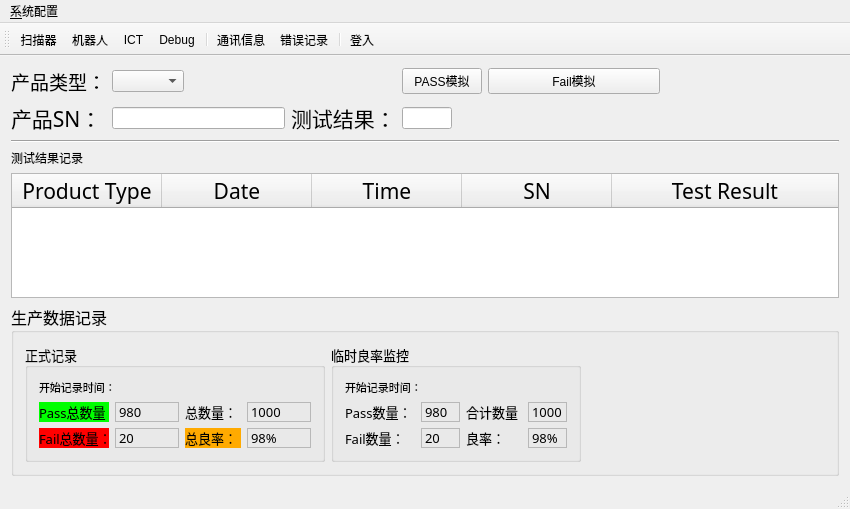
<?xml version="1.0" encoding="UTF-8"?>
<ui version="4.0">
 <class>ICT_UR10</class>
 <widget class="QMainWindow" name="ICT_UR10">
  <property name="geometry">
   <rect>
    <x>0</x>
    <y>0</y>
    <width>850</width>
    <height>509</height>
   </rect>
  </property>
  <property name="minimumSize">
   <size>
    <width>850</width>
    <height>500</height>
   </size>
  </property>
  <property name="windowTitle">
   <string>ICT_UR10</string>
  </property>
  <widget class="QWidget" name="centralWidget">
   <layout class="QGridLayout" name="gridLayout">
    <item row="2" column="0" colspan="6">
     <widget class="Line" name="line">
      <property name="orientation">
       <enum>Qt::Horizontal</enum>
      </property>
     </widget>
    </item>
    <item row="5" column="0" colspan="6">
     <widget class="QGroupBox" name="groupBox">
      <property name="font">
       <font>
        <family>新宋体</family>
        <pointsize>12</pointsize>
       </font>
      </property>
      <property name="statusTip">
       <string>生产看板</string>
      </property>
      <property name="title">
       <string>生产数据记录</string>
      </property>
      <layout class="QGridLayout" name="gridLayout_2">
       <item row="0" column="5" rowspan="2">
        <widget class="QGroupBox" name="groupBox_2">
         <property name="minimumSize">
          <size>
           <width>300</width>
           <height>0</height>
          </size>
         </property>
         <property name="font">
          <font>
           <pointsize>10</pointsize>
          </font>
         </property>
         <property name="title">
          <string>正式记录</string>
         </property>
         <layout class="QGridLayout" name="gridLayout_3">
          <item row="1" column="1">
           <widget class="QLabel" name="labelPassQty">
            <property name="maximumSize">
             <size>
              <width>70</width>
              <height>16777215</height>
             </size>
            </property>
            <property name="font">
             <font>
              <family>新宋体</family>
              <pointsize>10</pointsize>
             </font>
            </property>
            <property name="statusTip">
             <string>总测试PASS数量</string>
            </property>
            <property name="frameShape">
             <enum>QFrame::StyledPanel</enum>
            </property>
            <property name="text">
             <string>980</string>
            </property>
           </widget>
          </item>
          <item row="1" column="2">
           <widget class="QLabel" name="label">
            <property name="sizePolicy">
             <sizepolicy hsizetype="Fixed" vsizetype="Preferred">
              <horstretch>0</horstretch>
              <verstretch>0</verstretch>
             </sizepolicy>
            </property>
            <property name="minimumSize">
             <size>
              <width>56</width>
              <height>20</height>
             </size>
            </property>
            <property name="maximumSize">
             <size>
              <width>56</width>
              <height>20</height>
             </size>
            </property>
            <property name="font">
             <font>
              <family>新宋体</family>
              <pointsize>10</pointsize>
             </font>
            </property>
            <property name="text">
             <string>总数量：</string>
            </property>
           </widget>
          </item>
          <item row="1" column="3">
           <widget class="QLabel" name="labelTotalQty">
            <property name="maximumSize">
             <size>
              <width>70</width>
              <height>16777215</height>
             </size>
            </property>
            <property name="font">
             <font>
              <family>新宋体</family>
              <pointsize>10</pointsize>
             </font>
            </property>
            <property name="statusTip">
             <string>总生产数量</string>
            </property>
            <property name="frameShape">
             <enum>QFrame::StyledPanel</enum>
            </property>
            <property name="text">
             <string>1000</string>
            </property>
           </widget>
          </item>
          <item row="1" column="0">
           <widget class="QLabel" name="label_2">
            <property name="sizePolicy">
             <sizepolicy hsizetype="Fixed" vsizetype="Preferred">
              <horstretch>0</horstretch>
              <verstretch>0</verstretch>
             </sizepolicy>
            </property>
            <property name="minimumSize">
             <size>
              <width>70</width>
              <height>20</height>
             </size>
            </property>
            <property name="maximumSize">
             <size>
              <width>70</width>
              <height>20</height>
             </size>
            </property>
            <property name="font">
             <font>
              <family>新宋体</family>
              <pointsize>10</pointsize>
             </font>
            </property>
            <property name="styleSheet">
             <string notr="true">background-color: rgb(0, 255, 0);</string>
            </property>
            <property name="text">
             <string>Pass总数量：</string>
            </property>
           </widget>
          </item>
          <item row="2" column="0">
           <widget class="QLabel" name="label_3">
            <property name="sizePolicy">
             <sizepolicy hsizetype="Fixed" vsizetype="Preferred">
              <horstretch>0</horstretch>
              <verstretch>0</verstretch>
             </sizepolicy>
            </property>
            <property name="minimumSize">
             <size>
              <width>70</width>
              <height>20</height>
             </size>
            </property>
            <property name="maximumSize">
             <size>
              <width>70</width>
              <height>20</height>
             </size>
            </property>
            <property name="font">
             <font>
              <family>新宋体</family>
              <pointsize>10</pointsize>
             </font>
            </property>
            <property name="styleSheet">
             <string notr="true">background-color: rgb(255, 0, 0);</string>
            </property>
            <property name="text">
             <string>Fail总数量：</string>
            </property>
           </widget>
          </item>
          <item row="2" column="1">
           <widget class="QLabel" name="labelFailQty">
            <property name="maximumSize">
             <size>
              <width>70</width>
              <height>16777215</height>
             </size>
            </property>
            <property name="font">
             <font>
              <family>新宋体</family>
              <pointsize>10</pointsize>
             </font>
            </property>
            <property name="statusTip">
             <string>总测试FAIL数量</string>
            </property>
            <property name="frameShape">
             <enum>QFrame::StyledPanel</enum>
            </property>
            <property name="text">
             <string>20</string>
            </property>
           </widget>
          </item>
          <item row="2" column="2">
           <widget class="QLabel" name="label_4">
            <property name="sizePolicy">
             <sizepolicy hsizetype="Fixed" vsizetype="Preferred">
              <horstretch>0</horstretch>
              <verstretch>0</verstretch>
             </sizepolicy>
            </property>
            <property name="minimumSize">
             <size>
              <width>56</width>
              <height>20</height>
             </size>
            </property>
            <property name="maximumSize">
             <size>
              <width>56</width>
              <height>20</height>
             </size>
            </property>
            <property name="font">
             <font>
              <family>新宋体</family>
              <pointsize>10</pointsize>
             </font>
            </property>
            <property name="styleSheet">
             <string notr="true">background-color: rgb(255, 170, 0);</string>
            </property>
            <property name="text">
             <string>总良率：</string>
            </property>
           </widget>
          </item>
          <item row="2" column="3">
           <widget class="QLabel" name="labelYield">
            <property name="maximumSize">
             <size>
              <width>70</width>
              <height>16777215</height>
             </size>
            </property>
            <property name="font">
             <font>
              <family>新宋体</family>
              <pointsize>10</pointsize>
             </font>
            </property>
            <property name="statusTip">
             <string>良率</string>
            </property>
            <property name="frameShape">
             <enum>QFrame::StyledPanel</enum>
            </property>
            <property name="text">
             <string>98%</string>
            </property>
           </widget>
          </item>
          <item row="0" column="0" colspan="4">
           <widget class="QLabel" name="label_recordTime">
            <property name="font">
             <font>
              <family>AcadEref</family>
              <pointsize>8</pointsize>
             </font>
            </property>
            <property name="text">
             <string>开始记录时间：</string>
            </property>
           </widget>
          </item>
         </layout>
        </widget>
       </item>
       <item row="1" column="7">
        <spacer name="horizontalSpacer_3">
         <property name="orientation">
          <enum>Qt::Horizontal</enum>
         </property>
         <property name="sizeHint" stdset="0">
          <size>
           <width>40</width>
           <height>20</height>
          </size>
         </property>
        </spacer>
       </item>
       <item row="0" column="6" rowspan="2">
        <widget class="QGroupBox" name="groupBox_3">
         <property name="minimumSize">
          <size>
           <width>250</width>
           <height>0</height>
          </size>
         </property>
         <property name="font">
          <font>
           <pointsize>10</pointsize>
          </font>
         </property>
         <property name="title">
          <string>临时良率监控</string>
         </property>
         <layout class="QGridLayout" name="gridLayout_4">
          <item row="1" column="1">
           <widget class="QLabel" name="labelPassQtyTemp">
            <property name="maximumSize">
             <size>
              <width>70</width>
              <height>16777215</height>
             </size>
            </property>
            <property name="font">
             <font>
              <family>新宋体</family>
              <pointsize>10</pointsize>
             </font>
            </property>
            <property name="statusTip">
             <string>总测试PASS数量</string>
            </property>
            <property name="frameShape">
             <enum>QFrame::StyledPanel</enum>
            </property>
            <property name="text">
             <string>980</string>
            </property>
           </widget>
          </item>
          <item row="1" column="2">
           <widget class="QLabel" name="label_5">
            <property name="sizePolicy">
             <sizepolicy hsizetype="Fixed" vsizetype="Preferred">
              <horstretch>0</horstretch>
              <verstretch>0</verstretch>
             </sizepolicy>
            </property>
            <property name="minimumSize">
             <size>
              <width>56</width>
              <height>20</height>
             </size>
            </property>
            <property name="maximumSize">
             <size>
              <width>56</width>
              <height>20</height>
             </size>
            </property>
            <property name="font">
             <font>
              <family>新宋体</family>
              <pointsize>10</pointsize>
             </font>
            </property>
            <property name="text">
             <string>合计数量：</string>
            </property>
           </widget>
          </item>
          <item row="1" column="3">
           <widget class="QLabel" name="labelTotalQtyTemp">
            <property name="maximumSize">
             <size>
              <width>70</width>
              <height>16777215</height>
             </size>
            </property>
            <property name="font">
             <font>
              <family>新宋体</family>
              <pointsize>10</pointsize>
             </font>
            </property>
            <property name="statusTip">
             <string>总生产数量</string>
            </property>
            <property name="frameShape">
             <enum>QFrame::StyledPanel</enum>
            </property>
            <property name="text">
             <string>1000</string>
            </property>
           </widget>
          </item>
          <item row="1" column="0">
           <widget class="QLabel" name="label_6">
            <property name="sizePolicy">
             <sizepolicy hsizetype="Fixed" vsizetype="Preferred">
              <horstretch>0</horstretch>
              <verstretch>0</verstretch>
             </sizepolicy>
            </property>
            <property name="minimumSize">
             <size>
              <width>70</width>
              <height>20</height>
             </size>
            </property>
            <property name="maximumSize">
             <size>
              <width>70</width>
              <height>20</height>
             </size>
            </property>
            <property name="font">
             <font>
              <family>新宋体</family>
              <pointsize>10</pointsize>
             </font>
            </property>
            <property name="text">
             <string>Pass数量：</string>
            </property>
           </widget>
          </item>
          <item row="2" column="0">
           <widget class="QLabel" name="label_7">
            <property name="sizePolicy">
             <sizepolicy hsizetype="Fixed" vsizetype="Preferred">
              <horstretch>0</horstretch>
              <verstretch>0</verstretch>
             </sizepolicy>
            </property>
            <property name="minimumSize">
             <size>
              <width>70</width>
              <height>20</height>
             </size>
            </property>
            <property name="maximumSize">
             <size>
              <width>70</width>
              <height>20</height>
             </size>
            </property>
            <property name="font">
             <font>
              <family>新宋体</family>
              <pointsize>10</pointsize>
             </font>
            </property>
            <property name="text">
             <string>Fail数量：</string>
            </property>
           </widget>
          </item>
          <item row="2" column="1">
           <widget class="QLabel" name="labelFailQtyTemp">
            <property name="maximumSize">
             <size>
              <width>70</width>
              <height>16777215</height>
             </size>
            </property>
            <property name="font">
             <font>
              <family>新宋体</family>
              <pointsize>10</pointsize>
             </font>
            </property>
            <property name="statusTip">
             <string>总测试FAIL数量</string>
            </property>
            <property name="frameShape">
             <enum>QFrame::StyledPanel</enum>
            </property>
            <property name="text">
             <string>20</string>
            </property>
           </widget>
          </item>
          <item row="2" column="2">
           <widget class="QLabel" name="label_8">
            <property name="sizePolicy">
             <sizepolicy hsizetype="Fixed" vsizetype="Preferred">
              <horstretch>0</horstretch>
              <verstretch>0</verstretch>
             </sizepolicy>
            </property>
            <property name="minimumSize">
             <size>
              <width>56</width>
              <height>20</height>
             </size>
            </property>
            <property name="maximumSize">
             <size>
              <width>56</width>
              <height>20</height>
             </size>
            </property>
            <property name="font">
             <font>
              <family>新宋体</family>
              <pointsize>10</pointsize>
             </font>
            </property>
            <property name="text">
             <string>良率：</string>
            </property>
           </widget>
          </item>
          <item row="2" column="3">
           <widget class="QLabel" name="labelYieldTemp">
            <property name="maximumSize">
             <size>
              <width>70</width>
              <height>16777215</height>
             </size>
            </property>
            <property name="font">
             <font>
              <family>新宋体</family>
              <pointsize>10</pointsize>
             </font>
            </property>
            <property name="statusTip">
             <string>良率</string>
            </property>
            <property name="frameShape">
             <enum>QFrame::StyledPanel</enum>
            </property>
            <property name="text">
             <string>98%</string>
            </property>
           </widget>
          </item>
          <item row="0" column="0" colspan="4">
           <widget class="QLabel" name="label_recordTime_interim">
            <property name="font">
             <font>
              <family>AcadEref</family>
              <pointsize>8</pointsize>
             </font>
            </property>
            <property name="text">
             <string>开始记录时间：</string>
            </property>
           </widget>
          </item>
         </layout>
        </widget>
       </item>
      </layout>
     </widget>
    </item>
    <item row="4" column="0" colspan="6">
     <widget class="QTableWidget" name="tableWidgetResultList">
      <property name="statusTip">
       <string>测试结果记录清单</string>
      </property>
      <property name="editTriggers">
       <set>QAbstractItemView::NoEditTriggers</set>
      </property>
      <attribute name="horizontalHeaderDefaultSectionSize">
       <number>150</number>
      </attribute>
      <attribute name="horizontalHeaderStretchLastSection">
       <bool>true</bool>
      </attribute>
      <column>
       <property name="text">
        <string>Product Type</string>
       </property>
       <property name="font">
        <font>
         <family>宋体</family>
         <pointsize>16</pointsize>
        </font>
       </property>
       <property name="textAlignment">
        <set>AlignCenter</set>
       </property>
      </column>
      <column>
       <property name="text">
        <string>Date</string>
       </property>
       <property name="font">
        <font>
         <family>宋体</family>
         <pointsize>16</pointsize>
         <weight>50</weight>
         <bold>false</bold>
        </font>
       </property>
       <property name="textAlignment">
        <set>AlignCenter</set>
       </property>
      </column>
      <column>
       <property name="text">
        <string>Time</string>
       </property>
       <property name="font">
        <font>
         <family>宋体</family>
         <pointsize>16</pointsize>
        </font>
       </property>
       <property name="textAlignment">
        <set>AlignCenter</set>
       </property>
      </column>
      <column>
       <property name="text">
        <string>SN</string>
       </property>
       <property name="font">
        <font>
         <family>宋体</family>
         <pointsize>16</pointsize>
        </font>
       </property>
       <property name="textAlignment">
        <set>AlignCenter</set>
       </property>
      </column>
      <column>
       <property name="text">
        <string>Test Result</string>
       </property>
       <property name="font">
        <font>
         <family>宋体</family>
         <pointsize>16</pointsize>
        </font>
       </property>
       <property name="textAlignment">
        <set>AlignCenter</set>
       </property>
      </column>
     </widget>
    </item>
    <item row="1" column="5">
     <spacer name="horizontalSpacer">
      <property name="orientation">
       <enum>Qt::Horizontal</enum>
      </property>
      <property name="sizeHint" stdset="0">
       <size>
        <width>40</width>
        <height>20</height>
       </size>
      </property>
     </spacer>
    </item>
    <item row="1" column="2">
     <widget class="QLabel" name="labelResult">
      <property name="font">
       <font>
        <family>宋体</family>
        <pointsize>16</pointsize>
       </font>
      </property>
      <property name="text">
       <string>测试结果：</string>
      </property>
     </widget>
    </item>
    <item row="1" column="0">
     <widget class="QLabel" name="labelSN">
      <property name="font">
       <font>
        <family>宋体</family>
        <pointsize>16</pointsize>
       </font>
      </property>
      <property name="text">
       <string>产品SN：</string>
      </property>
     </widget>
    </item>
    <item row="1" column="3">
     <widget class="QLineEdit" name="lineEditResult">
      <property name="maximumSize">
       <size>
        <width>50</width>
        <height>16777215</height>
       </size>
      </property>
      <property name="statusTip">
       <string>当前产品测试结果</string>
      </property>
      <property name="text">
       <string/>
      </property>
      <property name="readOnly">
       <bool>true</bool>
      </property>
     </widget>
    </item>
    <item row="1" column="1">
     <widget class="QLineEdit" name="lineEditSN">
      <property name="maximumSize">
       <size>
        <width>200</width>
        <height>16777215</height>
       </size>
      </property>
      <property name="statusTip">
       <string>当前产品SN</string>
      </property>
      <property name="text">
       <string/>
      </property>
      <property name="readOnly">
       <bool>true</bool>
      </property>
     </widget>
    </item>
    <item row="3" column="0" colspan="2">
     <widget class="QLabel" name="labelResultList">
      <property name="text">
       <string>测试结果记录</string>
      </property>
     </widget>
    </item>
    <item row="0" column="0">
     <widget class="QLabel" name="labelProductType">
      <property name="font">
       <font>
        <family>宋体</family>
        <pointsize>14</pointsize>
       </font>
      </property>
      <property name="text">
       <string>产品类型：</string>
      </property>
     </widget>
    </item>
    <item row="0" column="1">
     <widget class="QComboBox" name="comboBoxTypeSelect">
      <property name="sizePolicy">
       <sizepolicy hsizetype="Fixed" vsizetype="Fixed">
        <horstretch>0</horstretch>
        <verstretch>0</verstretch>
       </sizepolicy>
      </property>
      <property name="statusTip">
       <string>选择产品类型</string>
      </property>
     </widget>
    </item>
    <item row="1" column="4">
     <spacer name="horizontalSpacer_2">
      <property name="orientation">
       <enum>Qt::Horizontal</enum>
      </property>
      <property name="sizeHint" stdset="0">
       <size>
        <width>40</width>
        <height>20</height>
       </size>
      </property>
     </spacer>
    </item>
    <item row="0" column="3">
     <widget class="QPushButton" name="pushButton">
      <property name="text">
       <string>PASS模拟</string>
      </property>
     </widget>
    </item>
    <item row="0" column="4">
     <widget class="QPushButton" name="pushButton_2">
      <property name="text">
       <string>Fail模拟</string>
      </property>
     </widget>
    </item>
   </layout>
  </widget>
  <widget class="QMenuBar" name="mainMenuBar">
   <property name="geometry">
    <rect>
     <x>0</x>
     <y>0</y>
     <width>850</width>
     <height>23</height>
    </rect>
   </property>
   <widget class="QMenu" name="menuConfig">
    <property name="title">
     <string>&amp;系统配置</string>
    </property>
    <addaction name="actionScanner"/>
    <addaction name="actionRobot"/>
    <addaction name="actionICT_MES"/>
    <addaction name="actionDebug"/>
    <addaction name="separator"/>
    <addaction name="actionCommunication"/>
    <addaction name="actionError_list"/>
    <addaction name="separator"/>
    <addaction name="actionLogin"/>
   </widget>
   <addaction name="menuConfig"/>
  </widget>
  <widget class="QToolBar" name="mainToolBar">
   <property name="windowTitle">
    <string>工具栏</string>
   </property>
   <property name="orientation">
    <enum>Qt::Horizontal</enum>
   </property>
   <property name="toolButtonStyle">
    <enum>Qt::ToolButtonTextBesideIcon</enum>
   </property>
   <attribute name="toolBarArea">
    <enum>TopToolBarArea</enum>
   </attribute>
   <attribute name="toolBarBreak">
    <bool>false</bool>
   </attribute>
   <addaction name="actionScanner"/>
   <addaction name="actionRobot"/>
   <addaction name="actionICT_MES"/>
   <addaction name="actionDebug"/>
   <addaction name="separator"/>
   <addaction name="actionCommunication"/>
   <addaction name="actionError_list"/>
   <addaction name="separator"/>
   <addaction name="actionLogin"/>
  </widget>
  <widget class="QStatusBar" name="statusBar"/>
  <action name="actionScanner">
   <property name="icon">
    <iconset resource="resource.qrc">
     <normaloff>:/res/scanner_barcode_32px.png</normaloff>:/res/scanner_barcode_32px.png</iconset>
   </property>
   <property name="text">
    <string>扫描器</string>
   </property>
   <property name="toolTip">
    <string>扫描器</string>
   </property>
   <property name="statusTip">
    <string>扫描器参数配置</string>
   </property>
  </action>
  <action name="actionRobot">
   <property name="icon">
    <iconset resource="resource.qrc">
     <normaloff>:/res/Industrial_robot_32px.png</normaloff>:/res/Industrial_robot_32px.png</iconset>
   </property>
   <property name="text">
    <string>机器人</string>
   </property>
   <property name="statusTip">
    <string>机器人参数配置</string>
   </property>
  </action>
  <action name="actionLogin">
   <property name="icon">
    <iconset resource="resource.qrc">
     <normaloff>:/res/Login_32px.png</normaloff>:/res/Login_32px.png</iconset>
   </property>
   <property name="text">
    <string>登入</string>
   </property>
   <property name="toolTip">
    <string>登入</string>
   </property>
   <property name="statusTip">
    <string>权限登入登出</string>
   </property>
  </action>
  <action name="actionCommunication">
   <property name="icon">
    <iconset resource="resource.qrc">
     <normaloff>:/res/communication_chat_32px.png</normaloff>:/res/communication_chat_32px.png</iconset>
   </property>
   <property name="text">
    <string>通讯信息</string>
   </property>
   <property name="toolTip">
    <string>通讯信息</string>
   </property>
   <property name="statusTip">
    <string>通讯信息显示</string>
   </property>
  </action>
  <action name="actionError_list">
   <property name="icon">
    <iconset resource="resource.qrc">
     <normaloff>:/res/dialog_error_32px.png</normaloff>:/res/dialog_error_32px.png</iconset>
   </property>
   <property name="text">
    <string>错误记录</string>
   </property>
   <property name="toolTip">
    <string>错误记录</string>
   </property>
   <property name="statusTip">
    <string>错误信息显示</string>
   </property>
  </action>
  <action name="actionICT_MES">
   <property name="icon">
    <iconset resource="resource.qrc">
     <normaloff>:/res/Mes_fichiers_recus_32px.png</normaloff>:/res/Mes_fichiers_recus_32px.png</iconset>
   </property>
   <property name="text">
    <string>ICT</string>
   </property>
   <property name="toolTip">
    <string>ICT</string>
   </property>
  </action>
  <action name="actionDebug">
   <property name="icon">
    <iconset resource="resource.qrc">
     <normaloff>:/res/debugging_30.662020905923px_.png</normaloff>:/res/debugging_30.662020905923px_.png</iconset>
   </property>
   <property name="text">
    <string>Debug</string>
   </property>
  </action>
 </widget>
 <layoutdefault spacing="6" margin="11"/>
 <tabstops>
  <tabstop>lineEditSN</tabstop>
  <tabstop>lineEditResult</tabstop>
  <tabstop>tableWidgetResultList</tabstop>
 </tabstops>
 <resources>
  <include location="resource.qrc"/>
 </resources>
 <connections/>
</ui>
